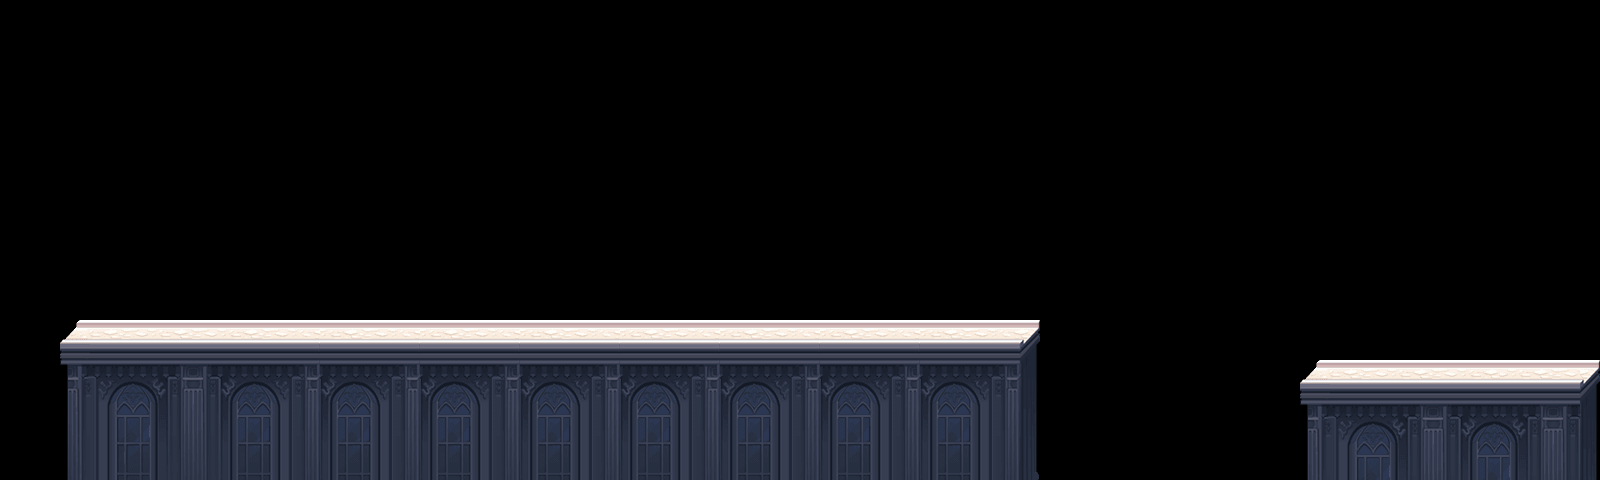

This game map was drawn from its Tiled (.tmx) file and the tilesets committed beside it. A one-line description and the trimmed map source follow:
An orthogonal 80x12 tile map with 20x40 px tiles, 1 tile layer (块层 1) and 16 objects (5x 3, 4x 2, 2x 9, 2x 10, 6).

<map version="1.0" orientation="orthogonal" width="80" height="12" tilewidth="20" tileheight="40">
 <tileset firstgid="1" name="road" tilewidth="20" tileheight="40">
  <image source="road.png" width="280" height="188" />
 </tileset>
 <layer name="块层 1" width="80" height="12">
  <data>[960 cells, 241 non-empty, 56 distinct tile ids]</data>
 </layer>
 <objectgroup name="collision" width="80" height="12">
  <object x="68" y="334" width="966" height="148" />
  <object x="1302" y="372" width="294" height="110" />
 </objectgroup>
 <objectgroup name="items" width="80" height="12">
  <object type="3" x="440" y="320" />
  <object type="3" x="480" y="320" />
  <object type="3" x="520" y="320" />
  <object type="3" x="560" y="320" />
  <object type="3" x="600" y="320" />
  <object type="6" x="640" y="320" />
 </objectgroup>
 <objectgroup name="enemy" width="80" height="12">
  <object type="9" x="280" y="320" />
  <object type="9" x="360" y="320" />
  <object type="10" x="740" y="320" />
  <object type="10" x="820" y="320" />
 </objectgroup>
 <objectgroup name="up" width="80" height="12">
  <object type="2" x="1320" y="360" />
  <object type="2" x="1400" y="360" />
  <object type="2" x="1480" y="360" />
  <object type="2" x="1560" y="360" />
 </objectgroup>
</map>
